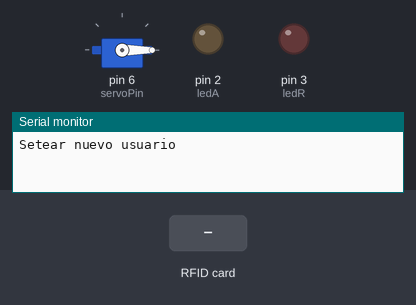
The program below on a simulated Arduino Uno, built with avr-gcc and run on an emulated ATmega328P. On the bench: servo, output pins drawn as LEDs (lit = HIGH), the last lines printed to the serial monitor. The inputs (shaded band) are chosen by the test bench. Pins used as bus, display or sensor lines are not drawn.

Above: at 1.2 s.
1.3 s: RFID card 5E 7A 19 C4 held to the reader
At 2.5 s:
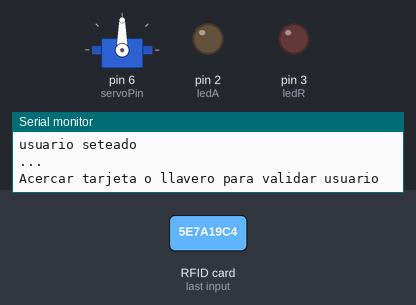
3.3 s: RFID card 5E 7A 19 C4 held to the reader
At 3.9 s:
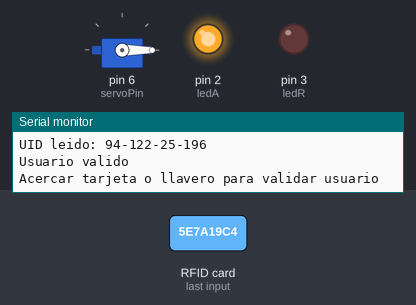
Timing chart, 0 to 6.3 s (numbered marks = the images above; inputs shaded):
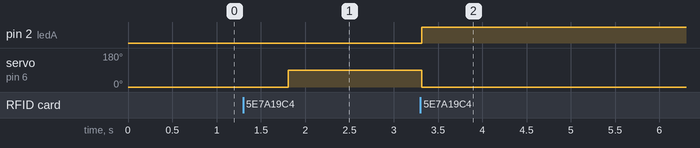

Measured:
- after the input at 1.3 s, servo on pin 6 (servoPin): 0° → 90° after 0.51 s
- after the input at 3.3 s, pin 2 (ledA): LOW → HIGH at once; servo on pin 6 (servoPin): 90° → 0° at once

The program:

main.cpp
```cpp
#include <Arduino.h>
#include <Servo.h>
#include <lock/lock.h>
#include <rfid/rfid.h>


void setup() {
	Serial.begin(9600);
	setupRfid();
	setupLock();
}

void loop(){

	if(userRFID == ""){
		configureRfidUser();
		lockAction(close);
	} else {
		boolean isValidUser = checkRfidUser();
		triggerLock(isValidUser);
	}
}
```

lock.cpp
```cpp
#include <Arduino.h>
#include <Servo.h>
#include <lock/lock.h>

boolean isOpen = false;
Servo myServo;

void setupLock(){
    pinMode(ledA, OUTPUT);
	pinMode(ledR, OUTPUT);
	digitalWrite(ledA, LOW);
	digitalWrite(ledR, LOW);

	myServo.attach(servoPin);
	lockAction(open);
}

void lockAction(int openOrClose){
	myServo.write(openOrClose);
}

void triggerLock(boolean isValidUser){
	if(isValidUser){
		if(isOpen){
			lockAction(close);
			digitalWrite(ledA, LOW);
			digitalWrite(ledR, LOW);
		}
		else{
			lockAction(open);
			digitalWrite(ledA, HIGH);
		}
		isOpen =!isOpen;
	} else{
		for(int i=0; i<3; i++){
			digitalWrite(ledR, HIGH);
			delay(1000);
			digitalWrite(ledR, LOW);
			delay(500);
		}
	}
}
```

lock.h
```cpp
#define servoPin    6
#define open        0
#define close       90
#define ledA        2
#define ledR        3

extern boolean isOpen;
extern Servo myServo;


void setupLock();

void lockAction(int openOrClose);

void triggerLock(boolean isValidUser);
```

rfid.cpp
```cpp
#include <SPI.h>
#include <MFRC522.h>
#include <rfid/rfid.h>

MFRC522 mfrc522(SS_PIN, RST_PIN);

String userRFID = "";

void setupRfid(){
	while (!Serial);
	SPI.begin();
	mfrc522.PCD_Init();
	userRFID = "";
}

void configureRfidUser(){
	Serial.println("Setear nuevo usuario");
	while(userRFID == ""){
		String uid = readRFID();
		if(uid != ""){
			userRFID = uid;
			Serial.println("usuario seteado");
			Serial.println("...");
			delay(500);
		}
	}
}

boolean checkRfidUser(){
	Serial.println("Acercar tarjeta o llavero para validar usuario");
	String uid = "";
	boolean isValidUser;
	while(uid == ""){
		uid = readRFID();
		if(uid != ""){
			if(uid.compareTo(userRFID) == 0){
				isValidUser = true;
				Serial.println("Usuario valido");
			} else{
				isValidUser = false;
				Serial.println("Usuario incorrecto");
			}
		}
	}
	return isValidUser;
}

String readRFID (){
	String uid = "";
	if ( mfrc522.PICC_IsNewCardPresent()) {
	  if ( mfrc522.PICC_ReadCardSerial()) {
		uid = getAsString(mfrc522.uid.uidByte);
		Serial.print("UID leido: ");
		Serial.println(uid);
	  }
	  mfrc522.PICC_HaltA();
	}
	//delay(500);
	return uid;
}

String getAsString(byte uid[10]){
	String str = "";
	for(byte i=0; i < mfrc522.uid.size; i++){
		if(str.length() > 0)
			str += "-";
		str += mfrc522.uid.uidByte[i];
	}
	return str;
}
```

rfid.h
```cpp
#include <SPI.h>
#include <MFRC522.h>


#define RST_PIN         9
#define SS_PIN          10

extern MFRC522 mfrc522;

extern String userRFID;

void setupRfid();

void configureRfidUser();

boolean checkRfidUser();

String readRFID ();

String getAsString(byte uid[10]);
```
